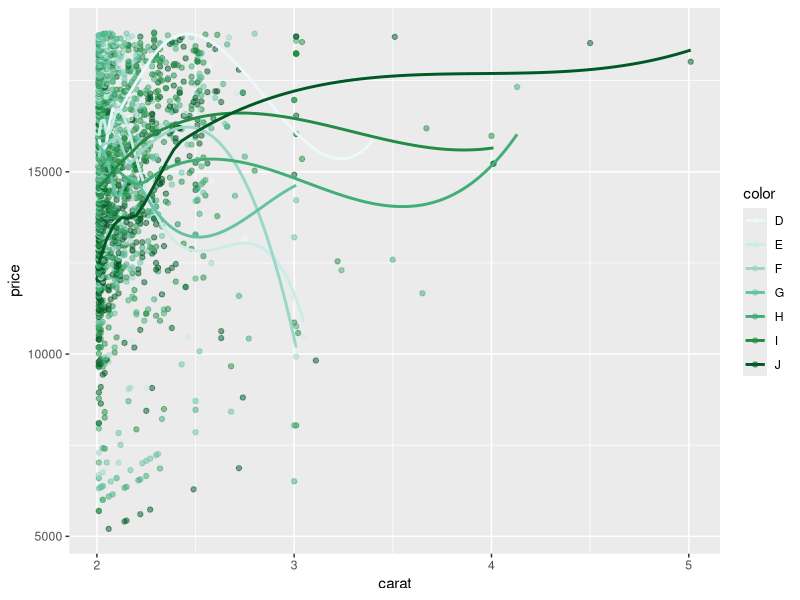
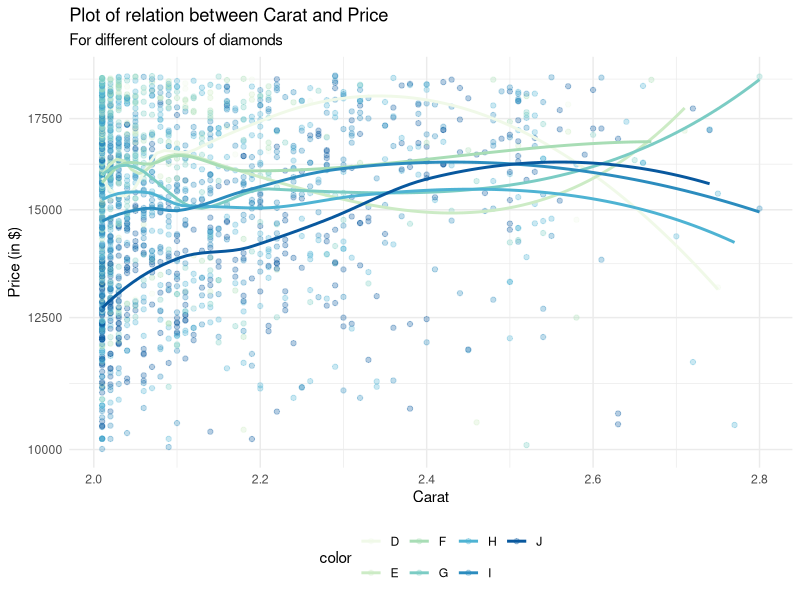
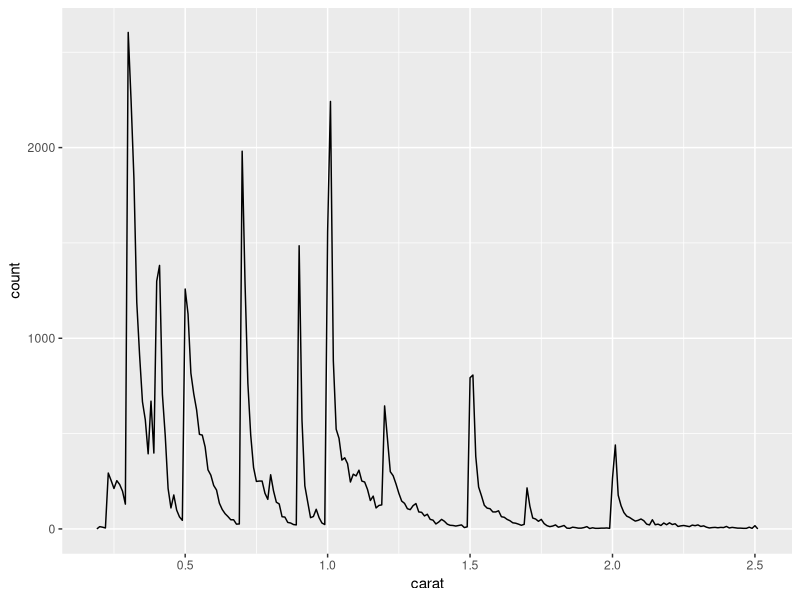
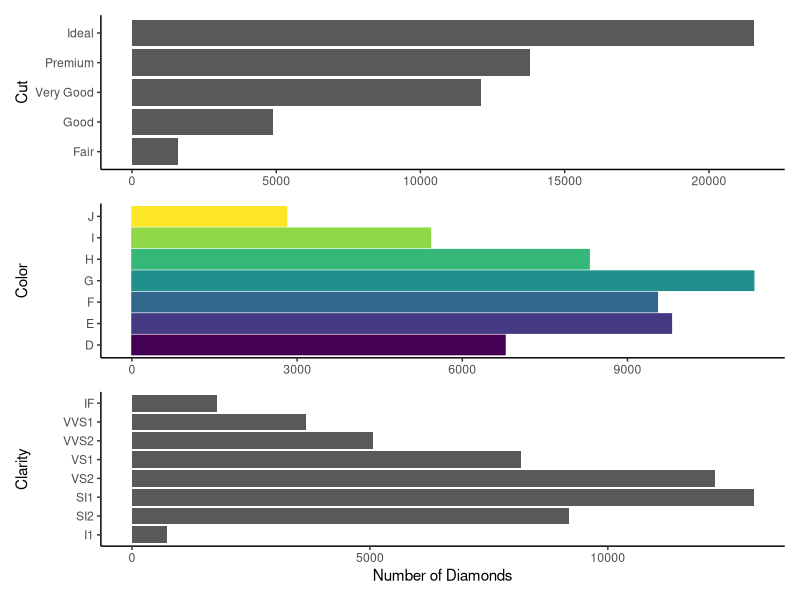
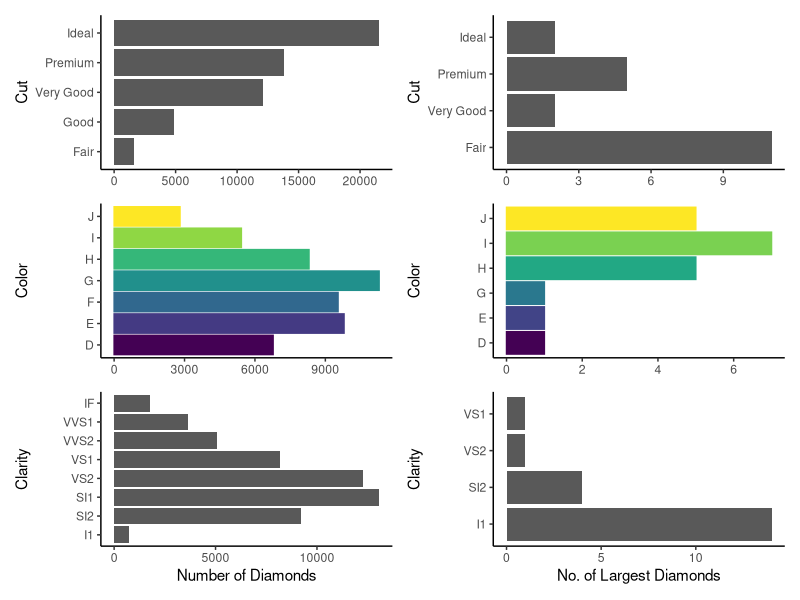

R code for these plots, in order:
## ---- chunk 1
#| label: setup
library(tidyverse)
## ---- chunk 2
#| label: Plot1-Diamonds
#| message: false
diamonds |> 
  filter(carat > 2) |>
  ggplot(mapping = aes(x=carat, y=price,
                       color = color)) +
  geom_point(alpha = 0.5) + 
  #scale_y_continuous(trans = "log") +
  geom_smooth(se=FALSE) + 
  scale_color_brewer(palette = 2)
## ---- chunk 3
#| label: Plot2-Diamonds-Improved

diamonds |> 
  filter(carat > 2) |>
  filter (carat < 3) |>
  filter (price > 10000) |>
  ggplot(mapping = aes(x=carat, y=price,
                       color = color)) +
  geom_point(alpha = 0.3) + 
  scale_y_continuous(trans = "log") +
  geom_smooth(se=FALSE) + 
  scale_color_brewer(palette = 4) +
  theme_minimal() +
  labs(title = "Plot of relation between Carat and Price",
       subtitle = "For different colours of diamonds",
       y = "Price (in $)", x = "Carat") +
  theme(legend.position = "bottom")
## ---- chunk 4
    #| label: Hello-World
    print("Hello World")
## ---- chunk 5
#| include: false
#| label: Tidyverse-Diamonds
library(tidyverse)

smaller <- diamonds |> 
  filter(carat <= 2.5)
## ---- chunk 6
#| label: plot-smaller-diamonds
#| echo: false

smaller |> 
  ggplot(aes(x = carat)) + 
  geom_freqpoly(binwidth = 0.01)
rm(smaller)
## ---- chunk 7
#| label: Testing-Chapter-29.5
#| 
1+3 / 4
## ---- chunk 8
#| label: ggplot2-example
nrow(diamonds)
g1 = ggplot(data = diamonds, mapping = aes(y = cut)) + 
  geom_bar(stat = "count") +
  theme_classic() +
  labs(x = NULL, y = "Cut")
g2 = ggplot(data = diamonds, mapping = aes(y = color,
                                      fill = color,
                                      color = color)) + 
  geom_bar(stat = "count") +
  theme_classic() +
  labs(x = NULL, y = "Color") +
  theme(legend.position = "null")
g3 = ggplot(data = diamonds, mapping = aes(y = clarity)) + 
  geom_bar(stat = "count") +
  theme_classic() +
  labs(x = "Number of Diamonds", y = "Clarity") +
  theme(legend.position = "null")
library(patchwork)
p = g1 / g2 / g3 + plot_layout(ncol = 1)
print(p)
## ---- chunk 9
    #| label: Largest-20-diamonds

    top20 = diamonds |>
      arrange(desc(carat)) |>
      top_n(20)

    # Examining the cut, color and clarity of the top 20 diamonds, in comparison to all diamonds
    g4 = ggplot(data = top20, mapping = aes(y = cut)) + 
      geom_bar(stat = "count") +
      theme_classic() +
      labs(x = NULL, y = "Cut")
    g5 = ggplot(data = top20, mapping = aes(y = color,
                                          fill = color,
                                          color = color)) + 
      geom_bar(stat = "count") +
      theme_classic() +
      labs(x = NULL, y = "Color") +
      theme(legend.position = "null")
    g6 = ggplot(data = top20, mapping = aes(y = clarity)) + 
      geom_bar(stat = "count") +
      theme_classic() +
      labs(x = "No. of Largest Diamonds", y = "Clarity") +
      theme(legend.position = "null")
    library(patchwork)
    p1 = g1 / g2 / g3 / g4 / g5 / g6 + plot_layout(ncol = 2, 
                                                   nrow = 3,
                                                   byrow = FALSE)
    print(p1)
## ---- chunk 10
    #| label: Remove-Objects
    #| echo: false
    rm(list = ls())
## ---- chunk 11
smaller <- diamonds |> 
  filter(carat <= 2.5)
comma = function(x) {format(x, digits = 2, big.mark = ",")}
